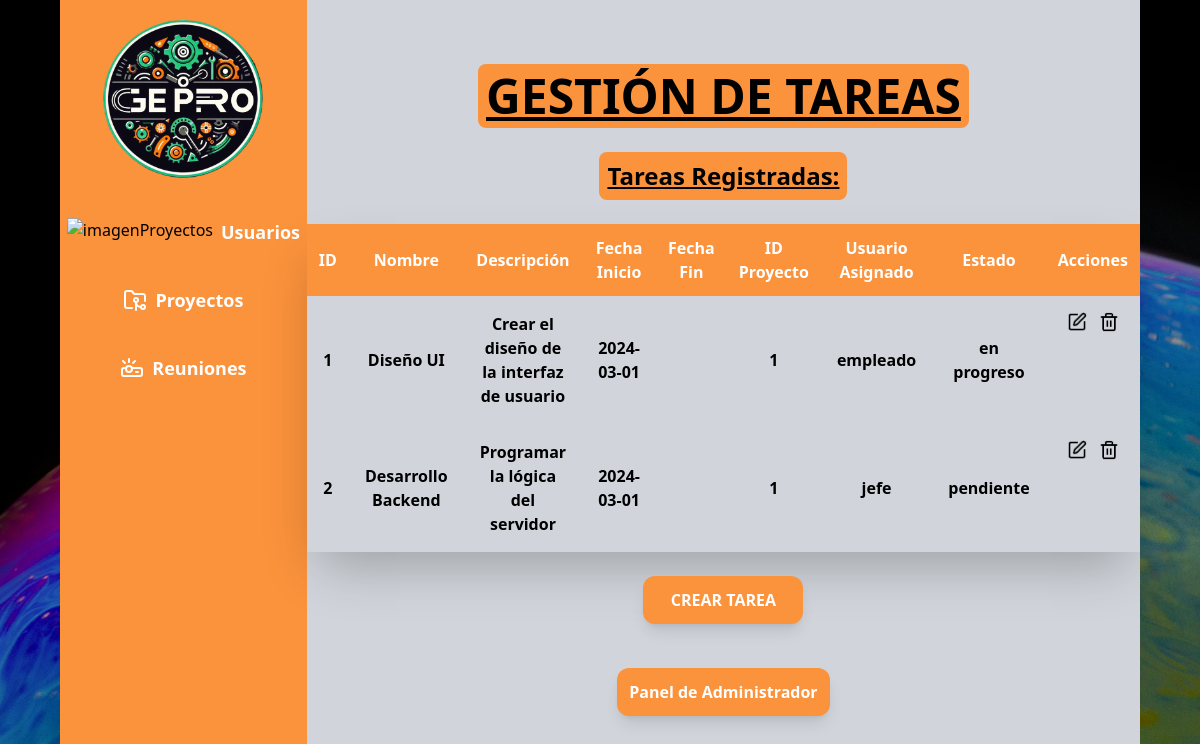
Screenshot of /php/admin/adminTareas.php (signed in) with the database file from the repository.
### tables this page shows
CREATE TABLE tareas (
    id_tarea INT AUTO_INCREMENT PRIMARY KEY,
    nombre VARCHAR(100) NOT NULL,
    descripcion TEXT,
    id_proyecto INT NOT NULL,
    usuario VARCHAR(50) NOT NULL,
    fecha_asignacion DATE NOT NULL,
    fecha_vencimiento DATE CHECK (fecha_vencimiento IS NULL OR fecha_vencimiento > fecha_asignacion),
    estado ENUM('pendiente', 'en progreso', 'completada') NOT NULL,
    FOREIGN KEY (id_proyecto) REFERENCES proyectos(id_proyecto) ON DELETE CASCADE,
    FOREIGN KEY (usuario) REFERENCES usuarios(usuario) ON DELETE CASCADE
);

### php/database.php (called while the page is built, shortened)
<?php
function obtener_todas_las_tareas($con) {
    $sql = "SELECT * FROM tareas";
    return $con->query($sql);
}

### php/admin/adminTareas.php (the view, shortened to what this page needs)
<?php
require_once("../database.php");
$con = crearConexion();
$result_tareas = obtener_todas_las_tareas($con);
?>
<!DOCTYPE html>
<html lang="es">
<head>
    <script src="https://cdn.tailwindcss.com"></script>
</head>
<body class="w-full bg-cover bg-center bg-fixed z-10 bg-[url('../../img/pixels14.jpg')]">
    <div class="flex w-full min-h-screen justify-center items-center">
        <div class="flex w-full md:flex-row flex-col justify-center items-stretch max-w-[90%]">
            <section class="flex md:flex-col md:w-80 w-full flex-wrap md:justify-start justify-center items-center bg-orange-400 md:gap-10 gap-5 pt-5">
                <img class="md:w-13 w-[10em]" src="../../img/LogoEmpresa.png" alt="logo Empresa" />
                <div class="flex gap-2">
                    <img src="../../img/users.svg" alt="imagenProyectos" />
                    <a href="adminUsuarios.php" class="font-bold text-white text-lg">Usuarios</a>
                </div>
                <div class="flex gap-2">
                    <img src="../../img/folder-git-2.svg" alt="imagenReuniones" />
                    <a href="adminProyectos.php" class="font-bold text-white text-lg">Proyectos</a>
                </div>
                <div class="flex gap-2">
                    <img src="../../img/projector.svg" alt="imagentareas" />
                    <a href="adminReuniones.php" class="font-bold text-white text-lg">Reuniones</a>
                </div>
            </section>
            <div class="flex flex-col py-5 min-h-screen gap-6 justify-center items-center bg-gray-300 w-full">
                <h1 class="font-bold text-lg bg-orange-400 md:text-5xl underline text-center p-2 rounded-lg">GESTIÓN DE TAREAS</h1>
                <h3 class="text-xl font-bold text-lg bg-orange-400 md:text-2xl underline text-center p-2 rounded-lg">Tareas Registradas:</h3>
                <?php if ($result_tareas->num_rows === 0): ?>
                    <p>No hay tareas registradas.</p>
                <?php else: ?>
                    <div class="max-h-[600px] overflow-y-auto shadow-2xl w-full">
                        <table class="styled-table w-full">
                            <thead>
                                <tr class="sticky bg-orange-400 text-white top-0">
                                    <th class="p-3">ID</th>
                                    <th class="p-3">Nombre</th>
                                    <th class="p-3">Descripción</th>
                                    <th class="p-3">Fecha Inicio</th>
                                    <th class="p-3">Fecha Fin</th>
                                    <th class="p-3">ID Proyecto</th>
                                    <th class="p-3">Usuario Asignado</th>
                                    <th class="p-3">Estado</th>
                                    <th class="p-3">Acciones</th>
                                </tr>
                            </thead>
                            <tbody>
                                <?php while ($tarea = $result_tareas->fetch_assoc()): ?>
                                    <tr>
                                        <td class="text-center p-4 font-semibold"><?= $tarea['id_tarea'] ?></td>
                                        <td class="text-center p-4 font-semibold"><?= htmlspecialchars($tarea['nombre']) ?></td>
                                        <td class="text-center p-4 font-semibold"><?= htmlspecialchars($tarea['descripcion']) ?></td>
                                        <td class="text-center p-4 font-semibold"><?= $tarea['fecha_asignacion'] ?></td>
                                        <td class="text-center p-4 font-semibold"><?= $tarea['fecha_vencimiento'] ?></td>
                                        <td class="text-center p-4 font-semibold"><?= $tarea['id_proyecto'] ?></td>
                                        <td class="text-center p-4 font-semibold"><?= htmlspecialchars($tarea['usuario']) ?></td>
                                        <td class="text-center p-4 font-semibold"><?= htmlspecialchars($tarea['estado']) ?></td>
                                        <td class="flex justify-center items-center gap-3 pt-4">
                                            <form method="POST" action="">
                                                <button type="submit" name="editar_tarea" class="cursor-pointer">
                                                    <img src='../../img/square-pen.png' alt='Editar' style='width: 20px; height: 20px;' class='hover:bg-green-500 hover:scale-105' />
                                                </button>
                                            </form>
                                            <form method="POST" action="">
                                                <button type="submit" onclick="return confirm('¿Estás seguro de que quieres eliminar esta tarea?');" class="cursor-pointer">
                                                    <img src="../../img/trash-2.png" alt="Eliminar" style="width: 20px; height: 20px;" class="hover:bg-red-500 hover:scale-105">
                                                </button>
                                            </form>
                                        </td>
                                    </tr>
                                <?php endwhile; ?>
                            </tbody>
                        </table>
                    </div>
                <?php endif; ?>
                <button type="button" onclick="window.location.href='adminCrearTarea.php'" class="bg-orange-400 hover:bg-orange-700 text-white font-bold rounded-xl w-[10em] p-3 shadow-lg">CREAR TAREA</button>
                <div class="flex justify-center items-center gap-10">
                    <form action="../logout.php" method="POST" class="p-5 flex md:flex-row flex-col gap-10">
                        <button type="button" onclick="window.location.href='administradores.php'" class="bg-orange-400 hover:bg-orange-700 text-white font-bold rounded-xl w-fit p-3 shadow-lg">Panel de Administrador</button>
                    </form>
                </div>
            </div>
        </div>
    </div>
</body>
</html>

### rows the page displays
tareas: id_tarea "1", nombre "Diseño UI", descripcion "Crear el diseño de la interfaz de usuario", fecha_asignacion "2024-03-01", id_proyecto "1", usuario "empleado", estado "en progreso"
tareas: id_tarea "2", nombre "Desarrollo Backend", descripcion "Programar la lógica del servidor", fecha_asignacion "2024-03-01", id_proyecto "1", usuario "jefe", estado "pendiente"
